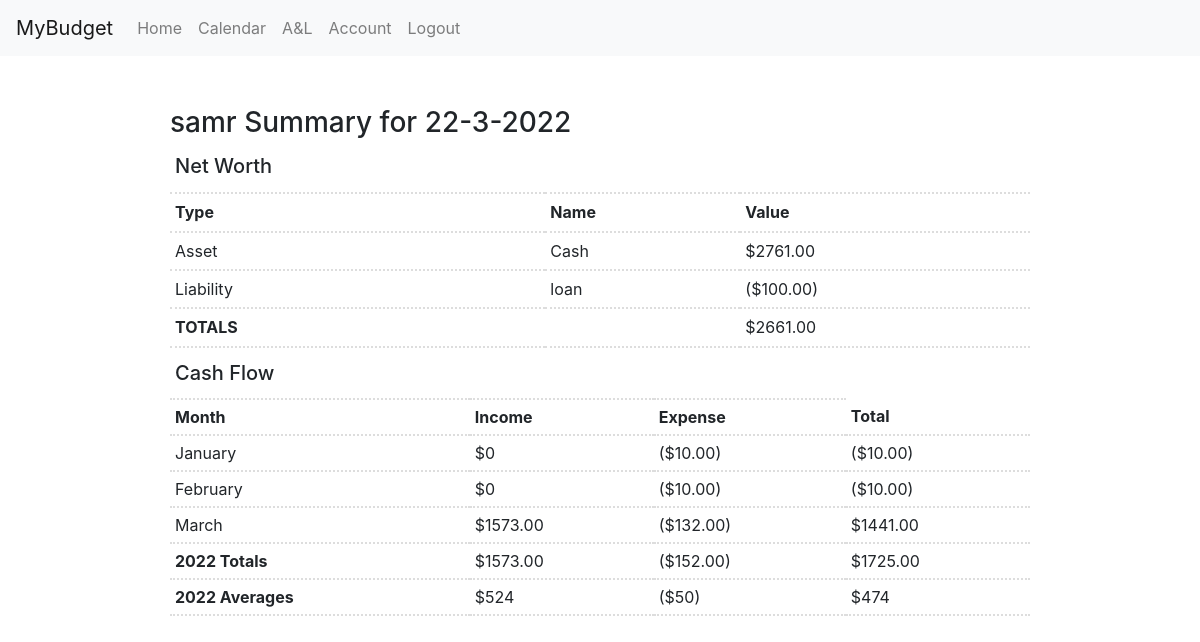
Screenshot of / (signed in) with the database file from the repository.
### main/models.py (models this page shows, shortened)
class Profile(models.Model):
    userId = models.OneToOneField(User, on_delete=models.CASCADE,)
    cash = models.DecimalField(max_digits=12, decimal_places=2, blank=False, default=0)

class liability(models.Model):
    liability_id = models.AutoField(primary_key=True)
    name = models.CharField(max_length=50)
    value = models.DecimalField(max_digits=8, decimal_places=2, default=0)
    interest = models.DecimalField(max_digits=8, decimal_places=2, default=0)
    payment = models.DecimalField(max_digits=8, decimal_places=2, default=0)
    userId = models.ForeignKey(User, on_delete=models.CASCADE, null=False)
    date_added = models.DateField(auto_now_add=True)

### main/views.py (the view)
# urls.py: path('', views.index, name='index'),
@login_required(login_url='/login/')
def index(request):
    user = request.user
    assets = asset.objects.filter(userId=user)
    liabilities = liability.objects.filter(userId=user)
    try:
        profile = Profile.objects.get(userId=request.user)
        cash = profile.cash
    except:
        return redirect('profile')
    netWorth = cash
    for assetItem in assets:
        netWorth += assetItem.value
    for liaItem in liabilities:
        netWorth -= liaItem.value
    currentYear = date.today().year
    currentMonth = date.today().month
    currentDay = date.today().day
    templateDate = "{day}-{month}-{year}".format(day=currentDay, month=currentMonth, year=currentYear)
    months = ['January', 'February', 'March', 'April', 'May', 'June', 'July', 'August', 'September', 'October', 'November', 'December']
    class monthSummary(object):
        def __init__(self, month, income, expense):
            self.month = month
            self.income = income
            self.expense = expense
            self.sum = self.income - self.expense
            if self.sum < 0:
                self.sum = -self.sum
                self.negativeSum = True
            else:
                self.negativeSum = False
    monthObjects = []
    for x in range(len(months)):
        objectMonth = x + 1
        nextMonth = objectMonth + 1
        if currentMonth < objectMonth:
            continue
        if objectMonth < 10:
            objectMonth = '0' + str(objectMonth)
        else:
            objectMonth = str(objectMonth)
        if nextMonth < 10:
            nextMonth = '0' + str(nextMonth)
        else:
            nextMonth = str(nextMonth)
        firstOfMonth = datetime.fromisoformat("{year}-{month}-01".format(year=currentYear, month=objectMonth))
        lastOfMonth = datetime.fromisoformat("{year}-{month}-01".format(year=currentYear, month=nextMonth))
        monthlyExpense = 0
        monthlyIncome = 0
        monthlyRecurringItems = recurring.objects.filter(userId=user)
        if monthlyRecurringItems:
            for item in monthlyRecurringItems:
                if item.category == "Expense":
                    monthlyExpense += item.value
                elif item.category == "Income":
                    monthlyIncome += item.value
                else:
                    monthlyRecurringCost = 0
        monthDailyObjects = daily.objects.filter(date__gte=firstOfMonth).filter(date__lt=lastOfMonth).filter(userId=user)
        for day in monthDailyObjects:
            monthlyIncome += day.income
            monthlyExpense += day.totalExpenses()
        m = monthSummary(months[x], monthlyIncome, monthlyExpense)
        monthObjects.append(m)
    currentYearIncome = 0
    currentYearExpenses = 0
    for month in monthObjects:
        currentYearIncome += month.income
        currentYearExpenses -= month.expense
    currentYearDiff = currentYearIncome - currentYearExpenses
    currentYearExpenses = -currentYearExpenses
    yearAverageIncome = int(currentYearIncome/len(monthObjects))
    yearAverageExpenses = int(currentYearExpenses/len(monthObjects))
    yearAverageDiff = int(yearAverageIncome - yearAverageExpenses)
    currentYear=str(currentYear)
    context = {"user": user, "templateDate":templateDate, "cash":cash, "assets":assets, "liabilities":liabilities, "netWorth": netWorth, "currentYear":currentYear, "monthObjects":monthObjects, "currentYearIncome":currentYearIncome, "currentYearExpenses":currentYearExpenses, "currentYearDiff":currentYearDiff, "yearAverageIncome":yearAverageIncome, "yearAverageExpenses":yearAverageExpenses, "yearAverageDiff":yearAverageDiff}
    return render(request, 'main/index.html', context)

### main/models.py (called while the page is built)
    def totalExpenses(self):
        dailyExpenseTotal = self.restExp
        dailyExpenseTotal += self.grocExp
        dailyExpenseTotal += self.gasExp
        dailyExpenseTotal += self.uberExp
        dailyExpenseTotal += self.alcExp
        dailyExpenseTotal += self.barberExp
        dailyExpenseTotal += self.barExp
        dailyExpenseTotal += self.discExp
        return dailyExpenseTotal

### main/templates/main/index.html (shortened to what this page needs)
{% extends 'base.html' %}
{% block content %}
    <h3 style="padding-top: 50px;">{{user.username}} Summary for {{templateDate}}</h3>
    <table>
        <tr>
            <th><h5>Net Worth</h5></th>
            <th></th>
            <th></th>
          </tr>
        <tr>
          <th>Type</th>
          <th>Name</th>
          <th>Value</th>
        </tr>
        <tr>
            <td>Asset</td>
            <td>Cash</td>
            <td>${{cash}}</td>
        </tr>
        {% for liability in liabilities %}
        <tr>
            <td>Liability</td>
            <td>{{liability.name}}</td>
            <td>(${{liability.value}})</td>
        </tr>
        {% endfor %}
        <tr>
            <td><strong>TOTALS</strong></td>
            <td></td>
            <td>${{netWorth}}</td>
        </tr>
    </table>
    <table>
        <tr>
            <th><h5>Cash Flow</h5></th>
            <th></th>
            <th></th>
          </tr>
        <tr>
          <th>Month</th>
          <th>Income</th>
          <th>Expense</th>
          <th>Total</th>
        </tr>
        {% for month in monthObjects %}
        <tr>
            <td>{{month.month}}</td>
            <td>${{month.income}}</td>
            <td>(${{month.expense}})</td>
            {% if month.negativeSum == True %}
            <td>(${{month.sum}})</td>
            {% else %}
            <td>${{month.sum}}</td>
            {% endif %}
        </tr>
        {% endfor %}
        <tr>
            <td><strong>{{currentYear}} Totals</strong></td>
            <td>${{currentYearIncome}}</td>
            <td>(${{currentYearExpenses}})</td>
            <td>${{currentYearDiff}}</td>
        </tr>
        <tr>
            <td><strong>{{currentYear}} Averages</strong></td>
            <td>${{yearAverageIncome}}</td>
            <td>(${{yearAverageExpenses}})</td>
            <td>${{yearAverageDiff}}</td>
        </tr>
    </table>
{% endblock %}

### static/css/style.css (style rules this page uses)
table { text-align: left; padding-bottom: 15px; padding-left: 15px; padding-right: 15px; width: 100%; height: 200px; }
th, td { text-align: left; border-bottom: 2px dotted #ddd; border-spacing: 1px; padding-left: 20px; padding: 5px; }

### main/templates/main/index.html (style rules this page uses)
table { text-align: left; padding-bottom: 15px; padding-left: 15px; padding-right: 15px; width: 100%; height: 200px; }
th, td { text-align: left; border-bottom: 2px dotted #ddd; border-spacing: 1px; padding-left: 20px; padding: 5px; }

### rows the page displays
Profile: cash "2761.00"
liability: name "loan", value "100.00"

### other values shown
{{ user.username }} "samr"
{{ netWorth }} "2661.00"
{{ month.month }} "January" "February" "March"
{{ month.income }} "0" "0" "1573.00"
{{ month.expense }} "10.00" "10.00" "132.00"
{{ month.sum }} "10.00" "10.00"
{{ month.sum }} "1441.00"
{{ currentYear }} "2022"
{{ currentYearIncome }} "1573.00"
{{ currentYearExpenses }} "152.00"
{{ currentYearDiff }} "1725.00"
{{ yearAverageIncome }} "524"
{{ yearAverageExpenses }} "50"
{{ yearAverageDiff }} "474"
